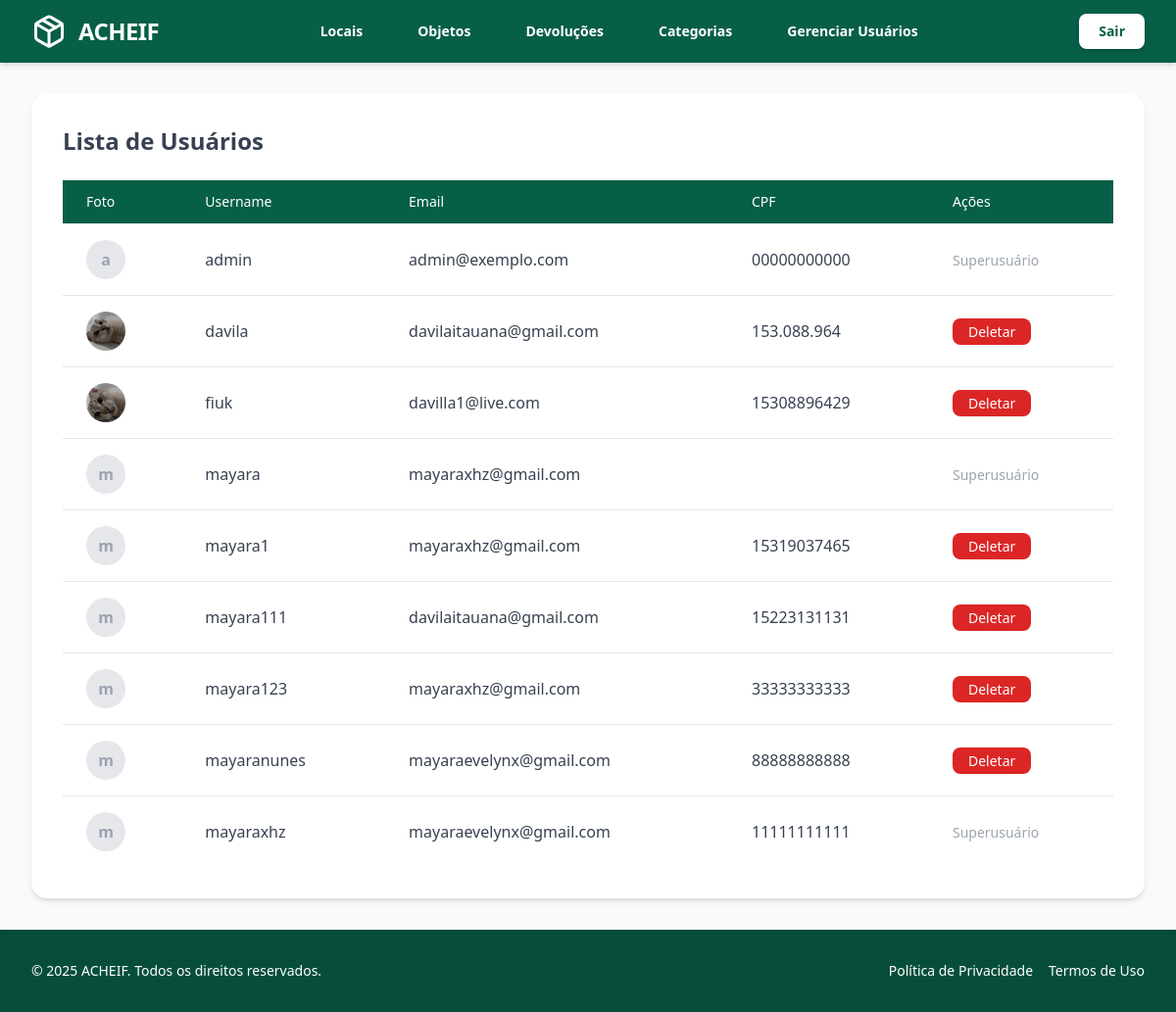
Before: /usuarios/usuarios/ (signed in) with the older database file.
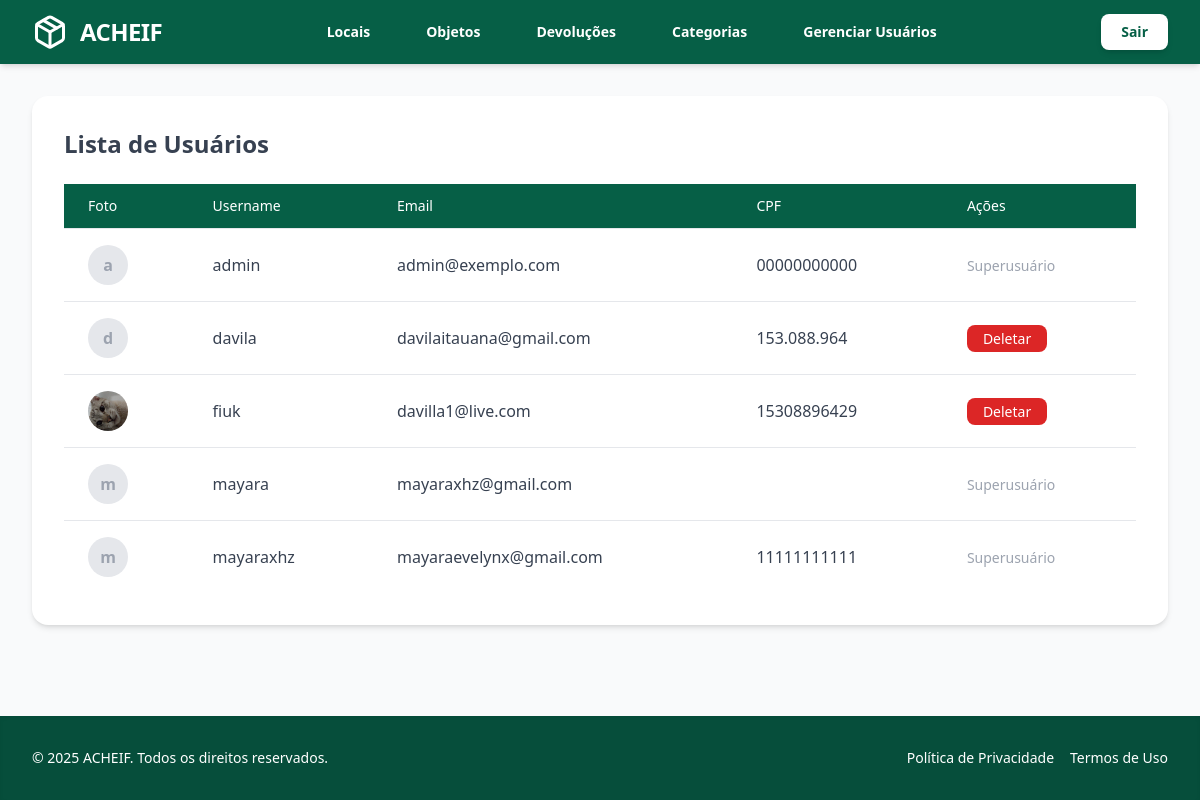
After: the same page with the newer database file.
### usuarios/models.py (models this page shows, shortened)
class UsuarioAdaptado(AbstractUser):
    cpf = models.CharField(max_length=11, unique=True, verbose_name="CPF")
    foto_perfil = models.ImageField(upload_to='perfil/', null=True, blank=True, verbose_name="Foto de Perfil")

### usuarios/views.py (the view)
# urls.py: path('usuarios/', views.listar_usuarios, name='listar_usuarios'),
@superuser_required
def listar_usuarios(request):
    User = get_user_model()
    q = request.GET.get('q', '')
    usuarios = User.objects.all().order_by('username')
    if q:
        usuarios = usuarios.filter(username__icontains=q)
    paginator = Paginator(usuarios, 10)  # 10 usuários por página
    page_number = request.GET.get('page')
    page_obj = paginator.get_page(page_number)
    context = {
        'usuarios': page_obj,
        'q': q
    }
    return render(request, 'usuarios/listar_usuarios.html', context)

### usuarios/views.py (called while the page is built)
def superuser_required(view_func):
    decorated_view_func = user_passes_test(lambda u: u.is_superuser)(view_func)
    return decorated_view_func

### usuarios/templates/usuarios/listar_usuarios.html (shortened to what this page needs)
{% extends 'base.html' %}
{% load static %}
{% block content %}
<div class="max-w-6xl mx-auto bg-white rounded-2xl shadow-md p-8">
    <h2 class="text-2xl font-bold text-gray-700 mb-6">Lista de Usuários</h2>
    <div class="overflow-x-auto">
        <table class="min-w-full divide-y divide-gray-200">
            <thead class="bg-emerald-800 text-white">
                <tr>
                    <th class="px-6 py-3 text-left text-sm font-medium">Foto</th>
                    <th class="px-6 py-3 text-left text-sm font-medium">Username</th>
                    <th class="px-6 py-3 text-left text-sm font-medium">Email</th>
                    <th class="px-6 py-3 text-left text-sm font-medium">CPF</th>
                    <th class="px-6 py-3 text-left text-sm font-medium">Ações</th>
                </tr>
            </thead>
            <tbody class="bg-white divide-y divide-gray-200">
                {% for u in usuarios %}
                <tr>
                    <td class="px-6 py-4">
                        {% if u.foto_perfil %}
                            <img src="{{ u.foto_perfil.url }}" alt="Foto de Perfil" class="w-10 h-10 rounded-full object-cover">
                        {% else %}
                            <div class="w-10 h-10 rounded-full bg-gray-200 flex items-center justify-center text-gray-400 font-bold">
                                {{ u.username|slice:":1" }}
                            </div>
                        {% endif %}
                    </td>
                    <td class="px-6 py-4 text-gray-700">{{ u.username }}</td>
                    <td class="px-6 py-4 text-gray-700">{{ u.email }}</td>
                    <td class="px-6 py-4 text-gray-700">{{ u.cpf }}</td>
                    <td class="px-6 py-4">
                        {% if not u.is_superuser %}
                        <a href="{% url 'usuarios:deletar_usuario' u.id %}"
                           onclick="return confirm('Tem certeza que deseja deletar {{ u.username }}?')"
                           class="bg-red-600 text-white px-4 py-1 rounded-lg hover:bg-red-700 transition text-sm">
                           Deletar
                        </a>
                        {% else %}
                        <span class="text-gray-400 text-sm">Superusuário</span>
                        {% endif %}
                    </td>
                </tr>
                {% endfor %}
            </tbody>
        </table>
    </div>
</div>
{% endblock %}

Changed rows visible on the page:
removed UsuarioAdaptado: foto_perfil (picture), username "davila", email "davilaitauana@gmail.com", cpf "153.088.964"
removed UsuarioAdaptado: username "m", username "mayara1", email "mayaraxhz@gmail.com", cpf "15319037465"
removed UsuarioAdaptado: username "m", username "mayara111", email "davilaitauana@gmail.com", cpf "15223131131"
removed UsuarioAdaptado: username "m", username "mayara123", email "mayaraxhz@gmail.com", cpf "33333333333"
removed UsuarioAdaptado: username "m", username "mayaranunes", email "mayaraevelynx@gmail.com", cpf "88888888888"
added UsuarioAdaptado: username "d", username "davila", email "davilaitauana@gmail.com", cpf "153.088.964"
